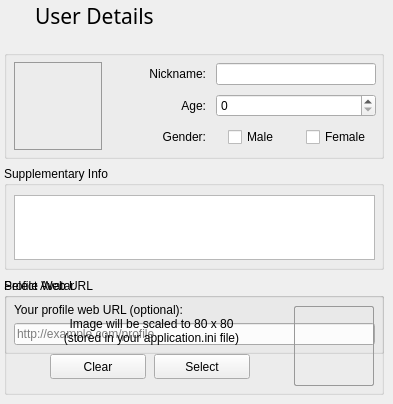
    <widget class="QWidget" name="userdetails_Page">
     <widget class="QGroupBox" name="SelectAvatar">
      <property name="geometry">
       <rect>
        <x>4</x>
        <y>278</y>
        <width>380</width>
        <height>117</height>
       </rect>
      </property>
      <property name="minimumSize">
       <size>
        <width>380</width>
        <height>0</height>
       </size>
      </property>
      <property name="maximumSize">
       <size>
        <width>380</width>
        <height>16777215</height>
       </size>
      </property>
      <property name="title">
       <string>Select Avatar</string>
      </property>
      <widget class="QLabel" name="ownavatar_label">
       <property name="geometry">
        <rect>
         <x>290</x>
         <y>28</y>
         <width>80</width>
         <height>80</height>
        </rect>
       </property>
       <property name="sizePolicy">
        <sizepolicy hsizetype="Fixed" vsizetype="Fixed">
         <horstretch>0</horstretch>
         <verstretch>0</verstretch>
        </sizepolicy>
       </property>
       <property name="minimumSize">
        <size>
         <width>80</width>
         <height>80</height>
        </size>
       </property>
       <property name="maximumSize">
        <size>
         <width>80</width>
         <height>80</height>
        </size>
       </property>
       <property name="sizeIncrement">
        <size>
         <width>80</width>
         <height>80</height>
        </size>
       </property>
       <property name="autoFillBackground">
        <bool>false</bool>
       </property>
       <property name="styleSheet">
        <string notr="true">QLabel{
border: 1px solid #999;
border-radius: 2px;
}</string>
       </property>
       <property name="text">
        <string/>
       </property>
       <property name="pixmap">
        <pixmap resource="resourcen.qrc">:/icons/silhouette.svg</pixmap>
       </property>
       <property name="scaledContents">
        <bool>true</bool>
       </property>
      </widget>
      <widget class="QLabel" name="label">
       <property name="geometry">
        <rect>
         <x>38</x>
         <y>38</y>
         <width>219</width>
         <height>29</height>
        </rect>
       </property>
       <property name="text">
        <string>Image will be scaled to 80 x 80
(stored in your application.ini file)</string>
       </property>
       <property name="alignment">
        <set>Qt::AlignCenter</set>
       </property>
      </widget>
      <widget class="QPushButton" name="cmd_selectAvatarImage">
       <property name="geometry">
        <rect>
         <x>150</x>
         <y>76</y>
         <width>96</width>
         <height>25</height>
        </rect>
       </property>
       <property name="maximumSize">
        <size>
         <width>96</width>
         <height>16777215</height>
        </size>
       </property>
       <property name="text">
        <string>Select</string>
       </property>
      </widget>
      <widget class="QPushButton" name="cmd_clearAvatarImage">
       <property name="geometry">
        <rect>
         <x>46</x>
         <y>76</y>
         <width>96</width>
         <height>25</height>
        </rect>
       </property>
       <property name="maximumSize">
        <size>
         <width>96</width>
         <height>16777215</height>
        </size>
       </property>
       <property name="text">
        <string>Clear</string>
       </property>
      </widget>
     </widget>
     <widget class="QGroupBox" name="UserBio">
      <property name="geometry">
       <rect>
        <x>4</x>
        <y>50</y>
        <width>380</width>
        <height>109</height>
       </rect>
      </property>
      <property name="minimumSize">
       <size>
        <width>380</width>
        <height>0</height>
       </size>
      </property>
      <property name="maximumSize">
       <size>
        <width>380</width>
        <height>16777215</height>
       </size>
      </property>
      <property name="title">
       <string/>
      </property>
      <widget class="QWidget" name="layoutWidget_11">
       <property name="geometry">
        <rect>
         <x>104</x>
         <y>12</y>
         <width>268</width>
         <height>88</height>
        </rect>
       </property>
       <layout class="QGridLayout" name="gridLayout_12" columnstretch="10,0,0">
        <property name="horizontalSpacing">
         <number>10</number>
        </property>
        <item row="1" column="0" alignment="Qt::AlignRight|Qt::AlignVCenter">
         <widget class="QLabel" name="label_21">
          <property name="minimumSize">
           <size>
            <width>80</width>
            <height>0</height>
           </size>
          </property>
          <property name="maximumSize">
           <size>
            <width>80</width>
            <height>16777215</height>
           </size>
          </property>
          <property name="text">
           <string>Age:</string>
          </property>
          <property name="alignment">
           <set>Qt::AlignRight|Qt::AlignTrailing|Qt::AlignVCenter</set>
          </property>
         </widget>
        </item>
        <item row="0" column="0" alignment="Qt::AlignRight|Qt::AlignVCenter">
         <widget class="QLabel" name="label_19">
          <property name="minimumSize">
           <size>
            <width>80</width>
            <height>0</height>
           </size>
          </property>
          <property name="maximumSize">
           <size>
            <width>80</width>
            <height>16777215</height>
           </size>
          </property>
          <property name="text">
           <string>Nickname:</string>
          </property>
          <property name="alignment">
           <set>Qt::AlignRight|Qt::AlignTrailing|Qt::AlignVCenter</set>
          </property>
         </widget>
        </item>
        <item row="2" column="2" alignment="Qt::AlignHCenter|Qt::AlignVCenter">
         <widget class="QCheckBox" name="checkGender_Female">
          <property name="enabled">
           <bool>true</bool>
          </property>
          <property name="text">
           <string>Female</string>
          </property>
          <property name="autoRepeat">
           <bool>false</bool>
          </property>
          <property name="autoExclusive">
           <bool>false</bool>
          </property>
          <property name="tristate">
           <bool>false</bool>
          </property>
         </widget>
        </item>
        <item row="0" column="1" colspan="2" alignment="Qt::AlignRight|Qt::AlignVCenter">
         <widget class="QLineEdit" name="txt_Nickname">
          <property name="enabled">
           <bool>true</bool>
          </property>
          <property name="minimumSize">
           <size>
            <width>160</width>
            <height>0</height>
           </size>
          </property>
          <property name="maximumSize">
           <size>
            <width>160</width>
            <height>16777215</height>
           </size>
          </property>
          <property name="clearButtonEnabled">
           <bool>true</bool>
          </property>
         </widget>
        </item>
        <item row="1" column="1" colspan="2" alignment="Qt::AlignRight|Qt::AlignVCenter">
         <widget class="QSpinBox" name="spinAge">
          <property name="enabled">
           <bool>true</bool>
          </property>
          <property name="minimumSize">
           <size>
            <width>160</width>
            <height>0</height>
           </size>
          </property>
          <property name="maximumSize">
           <size>
            <width>160</width>
            <height>16777215</height>
           </size>
          </property>
         </widget>
        </item>
        <item row="2" column="0" alignment="Qt::AlignRight|Qt::AlignVCenter">
         <widget class="QLabel" name="label_22">
          <property name="minimumSize">
           <size>
            <width>80</width>
            <height>0</height>
           </size>
          </property>
          <property name="maximumSize">
           <size>
            <width>80</width>
            <height>16777215</height>
           </size>
          </property>
          <property name="text">
           <string>Gender:</string>
          </property>
          <property name="alignment">
           <set>Qt::AlignRight|Qt::AlignTrailing|Qt::AlignVCenter</set>
          </property>
         </widget>
        </item>
        <item row="2" column="1" alignment="Qt::AlignHCenter|Qt::AlignVCenter">
         <widget class="QCheckBox" name="checkGender_Male">
          <property name="enabled">
           <bool>true</bool>
          </property>
          <property name="text">
           <string>Male</string>
          </property>
          <property name="autoRepeat">
           <bool>false</bool>
          </property>
          <property name="autoExclusive">
           <bool>false</bool>
          </property>
          <property name="tristate">
           <bool>false</bool>
          </property>
         </widget>
        </item>
       </layout>
      </widget>
      <widget class="QLabel" name="ownavatar_label_2">
       <property name="geometry">
        <rect>
         <x>10</x>
         <y>12</y>
         <width>88</width>
         <height>88</height>
        </rect>
       </property>
       <property name="sizePolicy">
        <sizepolicy hsizetype="Fixed" vsizetype="Fixed">
         <horstretch>0</horstretch>
         <verstretch>0</verstretch>
        </sizepolicy>
       </property>
       <property name="minimumSize">
        <size>
         <width>88</width>
         <height>88</height>
        </size>
       </property>
       <property name="maximumSize">
        <size>
         <width>88</width>
         <height>88</height>
        </size>
       </property>
       <property name="sizeIncrement">
        <size>
         <width>80</width>
         <height>80</height>
        </size>
       </property>
       <property name="autoFillBackground">
        <bool>false</bool>
       </property>
       <property name="styleSheet">
        <string notr="true">QLabel{border: 1px solid #999}</string>
       </property>
       <property name="text">
        <string/>
       </property>
       <property name="pixmap">
        <pixmap resource="resourcen.qrc">:/icons/silhouette.svg</pixmap>
       </property>
       <property name="scaledContents">
        <bool>true</bool>
       </property>
      </widget>
     </widget>
     <widget class="QGroupBox" name="UserSuppInfo">
      <property name="geometry">
       <rect>
        <x>4</x>
        <y>166</y>
        <width>380</width>
        <height>104</height>
       </rect>
      </property>
      <property name="minimumSize">
       <size>
        <width>380</width>
        <height>0</height>
       </size>
      </property>
      <property name="maximumSize">
       <size>
        <width>380</width>
        <height>16777215</height>
       </size>
      </property>
      <property name="title">
       <string>Supplementary Info</string>
      </property>
      <widget class="QPlainTextEdit" name="txt_Interests">
       <property name="geometry">
        <rect>
         <x>10</x>
         <y>29</y>
         <width>361</width>
         <height>65</height>
        </rect>
       </property>
       <property name="minimumSize">
        <size>
         <width>0</width>
         <height>0</height>
        </size>
       </property>
       <property name="maximumSize">
        <size>
         <width>368</width>
         <height>16777215</height>
        </size>
       </property>
      </widget>
     </widget>
     <widget class="QGroupBox" name="ProfileWebURL">
      <property name="geometry">
       <rect>
        <x>4</x>
        <y>278</y>
        <width>380</width>
        <height>76</height>
       </rect>
      </property>
      <property name="minimumSize">
       <size>
        <width>380</width>
        <height>0</height>
       </size>
      </property>
      <property name="maximumSize">
       <size>
        <width>380</width>
        <height>16777215</height>
       </size>
      </property>
      <property name="title">
       <string>Profile Web URL</string>
      </property>
      <widget class="QWidget" name="layoutWidget_profile">
       <property name="geometry">
        <rect>
         <x>10</x>
         <y>25</y>
         <width>361</width>
         <height>42</height>
        </rect>
       </property>
       <layout class="QVBoxLayout" name="profileURLLayout">
        <item>
         <widget class="QLabel" name="label_profileURL">
          <property name="text">
           <string>Your profile web URL (optional):</string>
          </property>
         </widget>
        </item>
        <item>
         <widget class="QLineEdit" name="txt_ProfileWebURL">
          <property name="enabled">
           <bool>true</bool>
          </property>
          <property name="placeholderText">
           <string>http://example.com/profile</string>
          </property>
          <property name="clearButtonEnabled">
           <bool>true</bool>
          </property>
         </widget>
        </item>
       </layout>
      </widget>
     </widget>
     <widget class="QWidget" name="layoutWidget5">
      <property name="geometry">
       <rect>
        <x>4</x>
        <y>0</y>
        <width>161</width>
        <height>30</height>
       </rect>
      </property>
      <layout class="QGridLayout" name="UserDetails">
       <property name="horizontalSpacing">
        <number>3</number>
       </property>
       <item row="0" column="0">
        <widget class="QLabel" name="label_5">
         <property name="minimumSize">
          <size>
           <width>28</width>
           <height>28</height>
          </size>
         </property>
         <property name="maximumSize">
          <size>
           <width>28</width>
           <height>28</height>
          </size>
         </property>
         <property name="baseSize">
          <size>
           <width>28</width>
           <height>28</height>
          </size>
         </property>
         <property name="text">
          <string/>
         </property>
         <property name="pixmap">
          <pixmap resource="resourcen.qrc">:/icons/avatar.svg</pixmap>
         </property>
         <property name="scaledContents">
          <bool>true</bool>
         </property>
         <property name="alignment">
          <set>Qt::AlignLeading|Qt::AlignLeft|Qt::AlignVCenter</set>
         </property>
        </widget>
       </item>
       <item row="0" column="1" alignment="Qt::AlignVCenter">
        <widget class="QLabel" name="shareLabel">
         <property name="minimumSize">
          <size>
           <width>0</width>
           <height>28</height>
          </size>
         </property>
         <property name="maximumSize">
          <size>
           <width>16777215</width>
           <height>28</height>
          </size>
         </property>
         <property name="font">
          <font>
           <family>Sans Serif</family>
           <pointsize>16</pointsize>
           <weight>75</weight>
           <italic>false</italic>
           <bold>true</bold>
           <underline>false</underline>
           <strikeout>false</strikeout>
           <kerning>true</kerning>
          </font>
         </property>
         <property name="text">
          <string>&lt;html&gt;&lt;head&gt;&lt;meta name=&quot;qrichtext&quot; content=&quot;1&quot; /&gt;&lt;style type=&quot;text/css&quot;&gt;
p, li { white-space: pre-wrap; }
&lt;/style&gt;&lt;/head&gt;&lt;body style=&quot; font-family:'Sans Serif'; font-size:16pt; font-weight:600; font-style:italic; text-decoration: underline;&quot;&gt;
&lt;p style=&quot; -qt-block-indent:0; text-indent:0px;&quot;&gt;&lt;span style=&quot; font-weight:400; font-style:normal; text-decoration:none;&quot;&gt;User Details&lt;/span&gt;&lt;/p&gt;&lt;/body&gt;&lt;/html&gt;</string>
         </property>
         <property name="alignment">
          <set>Qt::AlignLeading|Qt::AlignLeft|Qt::AlignVCenter</set>
         </property>
        </widget>
       </item>
      </layout>
     </widget>
     <zorder>layoutWidget</zorder>
     <zorder>UserBio</zorder>
     <zorder>SelectAvatar</zorder>
     <zorder>UserSuppInfo</zorder>
    </widget>
